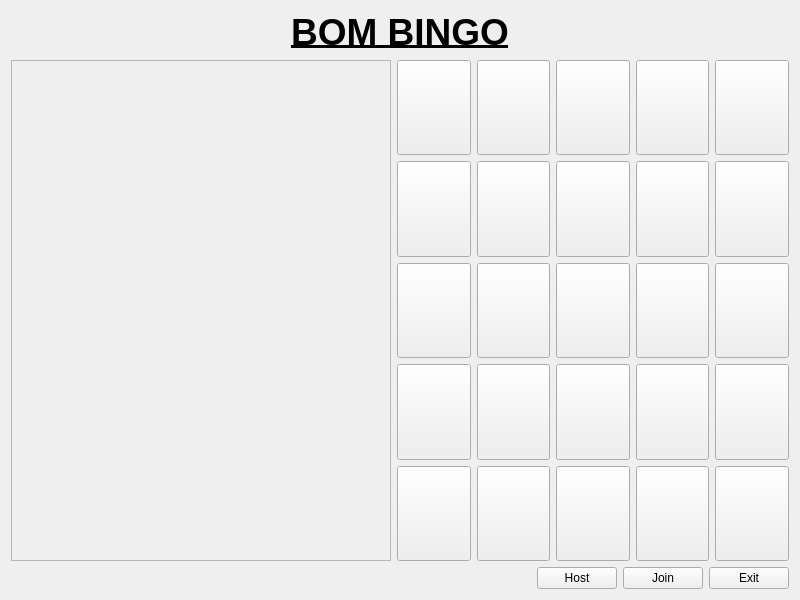
<?xml version="1.0" encoding="UTF-8"?>
<ui version="4.0">
 <class>Widget</class>
 <widget class="QWidget" name="Widget">
  <property name="geometry">
   <rect>
    <x>0</x>
    <y>0</y>
    <width>800</width>
    <height>600</height>
   </rect>
  </property>
  <property name="windowTitle">
   <string>Widget</string>
  </property>
  <layout class="QVBoxLayout" name="verticalLayout">
   <item>
    <layout class="QHBoxLayout" name="horizontalLayout_3">
     <item>
      <spacer name="horizontalSpacer">
       <property name="orientation">
        <enum>Qt::Horizontal</enum>
       </property>
       <property name="sizeHint" stdset="0">
        <size>
         <width>40</width>
         <height>20</height>
        </size>
       </property>
      </spacer>
     </item>
     <item>
      <widget class="QLabel" name="label">
       <property name="text">
        <string>&lt;html&gt;&lt;head/&gt;&lt;body&gt;&lt;p align=&quot;center&quot;&gt;&lt;span style=&quot; font-size:28pt; font-weight:700; text-decoration: underline;&quot;&gt;BOM BINGO&lt;/span&gt;&lt;/p&gt;&lt;/body&gt;&lt;/html&gt;</string>
       </property>
      </widget>
     </item>
     <item>
      <spacer name="horizontalSpacer_2">
       <property name="orientation">
        <enum>Qt::Horizontal</enum>
       </property>
       <property name="sizeHint" stdset="0">
        <size>
         <width>40</width>
         <height>20</height>
        </size>
       </property>
      </spacer>
     </item>
    </layout>
   </item>
   <item>
    <layout class="QHBoxLayout" name="horizontalLayout">
     <item>
      <widget class="QScrollArea" name="scrollArea">
       <property name="minimumSize">
        <size>
         <width>380</width>
         <height>0</height>
        </size>
       </property>
       <property name="maximumSize">
        <size>
         <width>61</width>
         <height>16777215</height>
        </size>
       </property>
       <property name="widgetResizable">
        <bool>true</bool>
       </property>
       <widget class="QWidget" name="scrollAreaWidgetContents_3">
        <property name="geometry">
         <rect>
          <x>0</x>
          <y>0</y>
          <width>378</width>
          <height>28</height>
         </rect>
        </property>
       </widget>
      </widget>
     </item>
     <item>
      <layout class="QGridLayout" name="gridLayout">
       <item row="3" column="3">
        <widget class="QPushButton" name="pushButton_19">
         <property name="sizePolicy">
          <sizepolicy hsizetype="Minimum" vsizetype="MinimumExpanding">
           <horstretch>0</horstretch>
           <verstretch>0</verstretch>
          </sizepolicy>
         </property>
         <property name="text">
          <string/>
         </property>
        </widget>
       </item>
       <item row="1" column="0">
        <widget class="QPushButton" name="pushButton_06">
         <property name="sizePolicy">
          <sizepolicy hsizetype="Minimum" vsizetype="MinimumExpanding">
           <horstretch>0</horstretch>
           <verstretch>0</verstretch>
          </sizepolicy>
         </property>
         <property name="text">
          <string/>
         </property>
        </widget>
       </item>
       <item row="1" column="3">
        <widget class="QPushButton" name="pushButton_09">
         <property name="sizePolicy">
          <sizepolicy hsizetype="Minimum" vsizetype="MinimumExpanding">
           <horstretch>0</horstretch>
           <verstretch>0</verstretch>
          </sizepolicy>
         </property>
         <property name="text">
          <string/>
         </property>
        </widget>
       </item>
       <item row="4" column="3">
        <widget class="QPushButton" name="pushButton_24">
         <property name="sizePolicy">
          <sizepolicy hsizetype="Minimum" vsizetype="MinimumExpanding">
           <horstretch>0</horstretch>
           <verstretch>0</verstretch>
          </sizepolicy>
         </property>
         <property name="text">
          <string/>
         </property>
        </widget>
       </item>
       <item row="1" column="1">
        <widget class="QPushButton" name="pushButton_07">
         <property name="sizePolicy">
          <sizepolicy hsizetype="Minimum" vsizetype="MinimumExpanding">
           <horstretch>0</horstretch>
           <verstretch>0</verstretch>
          </sizepolicy>
         </property>
         <property name="text">
          <string/>
         </property>
        </widget>
       </item>
       <item row="3" column="4">
        <widget class="QPushButton" name="pushButton_20">
         <property name="sizePolicy">
          <sizepolicy hsizetype="Minimum" vsizetype="MinimumExpanding">
           <horstretch>0</horstretch>
           <verstretch>0</verstretch>
          </sizepolicy>
         </property>
         <property name="text">
          <string/>
         </property>
        </widget>
       </item>
       <item row="0" column="1">
        <widget class="QPushButton" name="pushButton_02">
         <property name="sizePolicy">
          <sizepolicy hsizetype="Minimum" vsizetype="MinimumExpanding">
           <horstretch>0</horstretch>
           <verstretch>0</verstretch>
          </sizepolicy>
         </property>
         <property name="text">
          <string/>
         </property>
        </widget>
       </item>
       <item row="3" column="2">
        <widget class="QPushButton" name="pushButton_18">
         <property name="sizePolicy">
          <sizepolicy hsizetype="Minimum" vsizetype="MinimumExpanding">
           <horstretch>0</horstretch>
           <verstretch>0</verstretch>
          </sizepolicy>
         </property>
         <property name="text">
          <string/>
         </property>
        </widget>
       </item>
       <item row="0" column="4">
        <widget class="QPushButton" name="pushButton_05">
         <property name="sizePolicy">
          <sizepolicy hsizetype="Minimum" vsizetype="MinimumExpanding">
           <horstretch>0</horstretch>
           <verstretch>0</verstretch>
          </sizepolicy>
         </property>
         <property name="text">
          <string/>
         </property>
        </widget>
       </item>
       <item row="2" column="1">
        <widget class="QPushButton" name="pushButton_12">
         <property name="sizePolicy">
          <sizepolicy hsizetype="Minimum" vsizetype="MinimumExpanding">
           <horstretch>0</horstretch>
           <verstretch>0</verstretch>
          </sizepolicy>
         </property>
         <property name="text">
          <string/>
         </property>
        </widget>
       </item>
       <item row="0" column="2">
        <widget class="QPushButton" name="pushButton_03">
         <property name="sizePolicy">
          <sizepolicy hsizetype="Minimum" vsizetype="MinimumExpanding">
           <horstretch>0</horstretch>
           <verstretch>0</verstretch>
          </sizepolicy>
         </property>
         <property name="text">
          <string/>
         </property>
        </widget>
       </item>
       <item row="2" column="0">
        <widget class="QPushButton" name="pushButton_11">
         <property name="sizePolicy">
          <sizepolicy hsizetype="Minimum" vsizetype="MinimumExpanding">
           <horstretch>0</horstretch>
           <verstretch>0</verstretch>
          </sizepolicy>
         </property>
         <property name="text">
          <string/>
         </property>
        </widget>
       </item>
       <item row="4" column="2">
        <widget class="QPushButton" name="pushButton_23">
         <property name="sizePolicy">
          <sizepolicy hsizetype="Minimum" vsizetype="MinimumExpanding">
           <horstretch>0</horstretch>
           <verstretch>0</verstretch>
          </sizepolicy>
         </property>
         <property name="text">
          <string/>
         </property>
        </widget>
       </item>
       <item row="4" column="4">
        <widget class="QPushButton" name="pushButton_25">
         <property name="sizePolicy">
          <sizepolicy hsizetype="Minimum" vsizetype="MinimumExpanding">
           <horstretch>0</horstretch>
           <verstretch>0</verstretch>
          </sizepolicy>
         </property>
         <property name="text">
          <string/>
         </property>
        </widget>
       </item>
       <item row="4" column="1">
        <widget class="QPushButton" name="pushButton_22">
         <property name="sizePolicy">
          <sizepolicy hsizetype="Minimum" vsizetype="MinimumExpanding">
           <horstretch>0</horstretch>
           <verstretch>0</verstretch>
          </sizepolicy>
         </property>
         <property name="text">
          <string/>
         </property>
        </widget>
       </item>
       <item row="3" column="0">
        <widget class="QPushButton" name="pushButton_16">
         <property name="sizePolicy">
          <sizepolicy hsizetype="Minimum" vsizetype="MinimumExpanding">
           <horstretch>0</horstretch>
           <verstretch>0</verstretch>
          </sizepolicy>
         </property>
         <property name="text">
          <string/>
         </property>
        </widget>
       </item>
       <item row="0" column="3">
        <widget class="QPushButton" name="pushButton_04">
         <property name="sizePolicy">
          <sizepolicy hsizetype="Minimum" vsizetype="MinimumExpanding">
           <horstretch>0</horstretch>
           <verstretch>0</verstretch>
          </sizepolicy>
         </property>
         <property name="text">
          <string/>
         </property>
        </widget>
       </item>
       <item row="2" column="3">
        <widget class="QPushButton" name="pushButton_14">
         <property name="sizePolicy">
          <sizepolicy hsizetype="Minimum" vsizetype="MinimumExpanding">
           <horstretch>0</horstretch>
           <verstretch>0</verstretch>
          </sizepolicy>
         </property>
         <property name="text">
          <string/>
         </property>
        </widget>
       </item>
       <item row="4" column="0">
        <widget class="QPushButton" name="pushButton_21">
         <property name="sizePolicy">
          <sizepolicy hsizetype="Minimum" vsizetype="MinimumExpanding">
           <horstretch>0</horstretch>
           <verstretch>0</verstretch>
          </sizepolicy>
         </property>
         <property name="text">
          <string/>
         </property>
        </widget>
       </item>
       <item row="1" column="2">
        <widget class="QPushButton" name="pushButton_08">
         <property name="sizePolicy">
          <sizepolicy hsizetype="Minimum" vsizetype="MinimumExpanding">
           <horstretch>0</horstretch>
           <verstretch>0</verstretch>
          </sizepolicy>
         </property>
         <property name="text">
          <string/>
         </property>
        </widget>
       </item>
       <item row="2" column="4">
        <widget class="QPushButton" name="pushButton_15">
         <property name="sizePolicy">
          <sizepolicy hsizetype="Minimum" vsizetype="MinimumExpanding">
           <horstretch>0</horstretch>
           <verstretch>0</verstretch>
          </sizepolicy>
         </property>
         <property name="text">
          <string/>
         </property>
        </widget>
       </item>
       <item row="1" column="4">
        <widget class="QPushButton" name="pushButton_10">
         <property name="sizePolicy">
          <sizepolicy hsizetype="Minimum" vsizetype="MinimumExpanding">
           <horstretch>0</horstretch>
           <verstretch>0</verstretch>
          </sizepolicy>
         </property>
         <property name="text">
          <string/>
         </property>
        </widget>
       </item>
       <item row="2" column="2">
        <widget class="QPushButton" name="pushButton_13">
         <property name="sizePolicy">
          <sizepolicy hsizetype="Minimum" vsizetype="MinimumExpanding">
           <horstretch>0</horstretch>
           <verstretch>0</verstretch>
          </sizepolicy>
         </property>
         <property name="text">
          <string/>
         </property>
        </widget>
       </item>
       <item row="3" column="1">
        <widget class="QPushButton" name="pushButton_17">
         <property name="sizePolicy">
          <sizepolicy hsizetype="Minimum" vsizetype="MinimumExpanding">
           <horstretch>0</horstretch>
           <verstretch>0</verstretch>
          </sizepolicy>
         </property>
         <property name="text">
          <string/>
         </property>
        </widget>
       </item>
       <item row="0" column="0">
        <widget class="QPushButton" name="pushButton_01">
         <property name="sizePolicy">
          <sizepolicy hsizetype="Minimum" vsizetype="MinimumExpanding">
           <horstretch>0</horstretch>
           <verstretch>0</verstretch>
          </sizepolicy>
         </property>
         <property name="autoFillBackground">
          <bool>false</bool>
         </property>
         <property name="text">
          <string/>
         </property>
        </widget>
       </item>
      </layout>
     </item>
    </layout>
   </item>
   <item>
    <layout class="QHBoxLayout" name="horizontalLayout_2">
     <item>
      <spacer name="horizontalSpacer_3">
       <property name="orientation">
        <enum>Qt::Horizontal</enum>
       </property>
       <property name="sizeHint" stdset="0">
        <size>
         <width>40</width>
         <height>20</height>
        </size>
       </property>
      </spacer>
     </item>
     <item>
      <widget class="QPushButton" name="pbHost">
       <property name="text">
        <string>Host</string>
       </property>
      </widget>
     </item>
     <item>
      <widget class="QPushButton" name="pbJoin">
       <property name="text">
        <string>Join</string>
       </property>
      </widget>
     </item>
     <item>
      <widget class="QPushButton" name="pbExit">
       <property name="text">
        <string>Exit</string>
       </property>
      </widget>
     </item>
    </layout>
   </item>
  </layout>
 </widget>
 <resources/>
 <connections/>
</ui>
